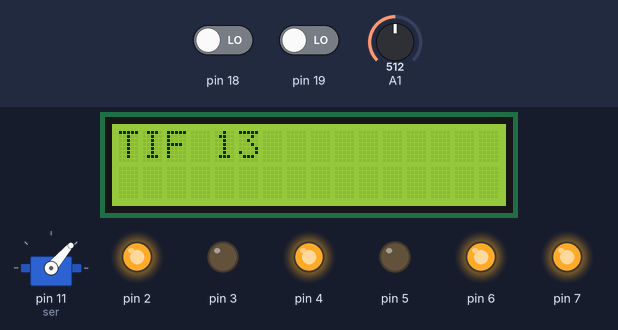
A sketch run on a simulated Arduino Mega 2560, built with avr-gcc and run on an emulated ATmega2560. On the bench: servo, 16×2 character LCD, output pins drawn as LEDs (lit = HIGH). The test bench sets the inputs (shaded band); at power-on: A1 = 512, pin 18 LOW, pin 19 LOW. What the sketch prints to the serial monitor is not drawn.

Above: at 1.6 s.
1.7 s: A1 set to 165
3.2 s: A1 set to 134
At 3.45 s:
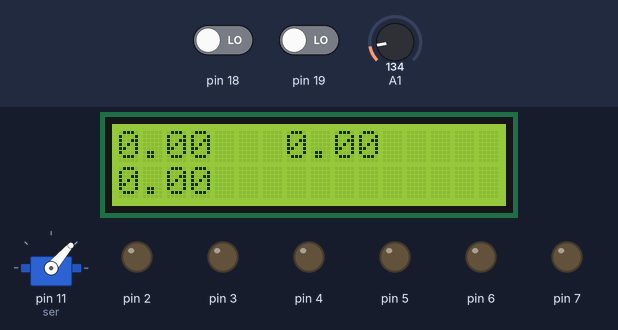
At 5.0 s:
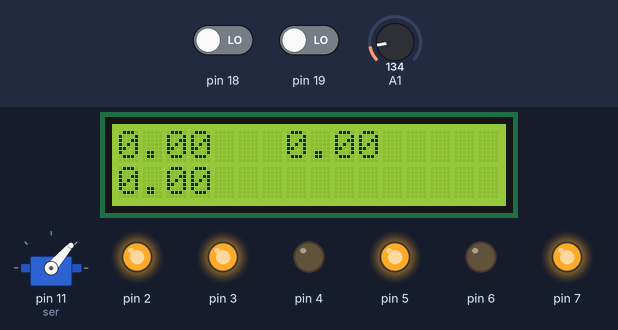
Timing chart, 0 to 6.5 s (numbered marks = the images above; inputs shaded):
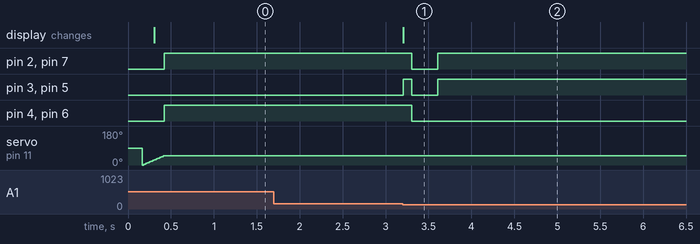

Measured:
- the behaviour switches between 151 and 150 on A1 (found by bisection; images 0 and 1)
- after the input at 1.7 s, every drawn part: stays the same
- after the input at 3.2 s, pin 2, pin 7: HIGH → LOW after 0.11 s, → HIGH 0.30 s later; pin 3, pin 5: LOW → HIGH at once, → LOW 0.10 s later, → HIGH 0.30 s later; pin 4, pin 6: HIGH → LOW after 0.11 s; the display: changes at once (image 1)

The sketch:

third_run.ino
```cpp
/*
 * LCD RS pin to digital pin 1234
 * LCD Enable pin to digital pin 1136
 * LCD D4 pin to digital pin 538
 * LCD D5 pin to digital pin 440
 * LCD D6 pin to digital pin 342
 * LCD D7 pin to digital pin 244
 * LCD R/W pin to ground
 * LCD VSS pin to ground
 * LCD VCC pin to 5V
 * 10K resistor:
 * ends to +5V and ground
 * wiper to LCD VO pin (pin 3)
 */

#include <LiquidCrystal.h>
#include<math.h>
#include <SharpIR.h>
#include <Servo.h>

int lEncoderCount;
int rEncoderCount;
char type=0;
int lowerStart=0,lowerFinish=0,higherStart=0,higherFinish=0;

double lenA=0,lenH=0,lenB=0;

#define ENCORDER_UNIT 0.31
#define LEVEL 150
#define HBetSen 4.7
#define HlenHigher 9.3
#define DEFULT_ 50

LiquidCrystal lcd(34, 36, 38, 40, 42, 44);
SharpIR hsh(A1, 25, 93, 1080);//1080 for GP2Y0A21Y, 20150 for GP2Y0A02Y
Servo ser;

void setup() {
  // motor Pins
  for(int i=0;i<6;i++){
    pinMode(2+i,OUTPUT);
  }

  attachInterrupt(5, lEncoderIncrement, CHANGE);
  attachInterrupt(4, rEncoderIncrement, CHANGE);

   ser.attach(11);
   Serial.begin(9600);
   delay(100);

   lcd.begin(16, 2);
   lcd.clear();
   lcd.print("TIF 13");
   for(int i=0;i<DEFULT_;i++){
        ser.write(i);
        delay(5);
  }

}

void loop() {
    int flag=1;
    double Vol=0;

    lowerStart=0;
    lowerFinish=0;
    higherStart=0;
    higherFinish=0;

    moveForward(255,255);
   // while(getLowerIrRead() < LEVEL);
   // lowerStart=geActualEnc();
  //  Serial.println(lowerStart);
    while(getHigherIrRead() < LEVEL);
    higherStart = geActualEnc();
    Serial.println(higherStart);
   // while(getLowerIrRead() > LEVEL);
   // lowerFinish=geActualEnc();
   // Serial.println(lowerFinish);
    while(getHigherIrRead() > LEVEL);
    higherFinish = geActualEnc();
    Serial.println(higherFinish);


    setAandH();
    motorStop();
    delay(300);
    moveBack();
    doEncorder(15);
    motorStop();
    delay(300);
    setH();
    while(1);
    moveForward(255,255);
    doEncorder(60);
    motorStop();
    turnLeft();

    lowerStart=0;
    lowerFinish=0;
    higherStart=0;
    higherFinish=0;

    moveForward(255,255);
//    while(getLowerIrRead() < LEVEL);
//    lowerStart=geActualEnc();
//    Serial.println(lowerStart);
    while(getHigherIrRead() < LEVEL);
    higherStart = geActualEnc();
    Serial.println(higherStart);
//    while(getLowerIrRead() > LEVEL);
//    lowerFinish=geActualEnc();
//    Serial.println(lowerFinish);
    while(getHigherIrRead() > LEVEL);
    higherFinish = geActualEnc();
    Serial.println(higherFinish);
    for(int i=0;i<DEFULT_;i++){
        ser.write(i);
        delay(5);
  }

    setB();
    motorStop();
    delay(100);

    Vol=calcArea();
    lcd.clear();
    lcd.setCursor(0,0);

    if(type=='c'){
      moveBack();
      doEncorder(10);
      motorStop();
    }
    setH();

    if(type=='c')
      lcd.print("Vol of Cuboids");
    else
      lcd.print("Vol of Prism");

    lcd.setCursor(0,1);
    printDouble(Vol);
    lcd.print(" cm2");
    while(1);
}

void moveForward(int lpwm, int rpwm){

  lMotorForward(lpwm);
  rMotorForward(rpwm);

}

void moveBack(){
  digitalWrite(4,LOW);
  digitalWrite(3,HIGH);
  analogWrite(2, 255);
  digitalWrite(6,LOW);
  digitalWrite(5,HIGH);
  analogWrite(7, 255);
}

void lMotorForward(int pwm){
  digitalWrite(4,HIGH);
  digitalWrite(3,LOW);
  analogWrite(2, pwm);
}

void rMotorForward(int pwm){
  digitalWrite(6,HIGH);
  digitalWrite(5,LOW);
  analogWrite(7, pwm);
}

void lMotorReverse(int pwm){
  digitalWrite(4,LOW);
  digitalWrite(3,HIGH);
  analogWrite(2, pwm);
}

void motorStop(){
  digitalWrite(4,HIGH);
  digitalWrite(3,HIGH);
  analogWrite(2, 255);
  digitalWrite(6,HIGH);
  digitalWrite(5,HIGH);
  analogWrite(7, 255);
  delay(100);
   digitalWrite(4,LOW);
  digitalWrite(3,LOW);
  analogWrite(2, 0);
  digitalWrite(6,LOW);
  digitalWrite(5,LOW);
  analogWrite(7, 0);

}

void lEncoderIncrement(){
  lEncoderCount++;
}

void rEncoderIncrement(){
  rEncoderCount++;
}

int getLEncoderCount(){
  return lEncoderCount;
}

int getREncoderCount(){
  return  rEncoderCount;
}

int getLowerIrRead(){
  return analogRead(A0);
}

int getHigherIrRead(){
  return analogRead(A1);
}

double getDistance(int encorder){
  return (encorder * ENCORDER_UNIT);
}

void printDouble(double d){
  char ch[15];
  dtostrf(d,7, 1, ch);
  lcd.print(ch);
}

void doPID(){

  int rEn=getREncoderCount();
  int len=getLEncoderCount();

  int err= rEn-len;

  lEncoderCount+=err;
  rEncoderCount-=err;

  int K = 10;
  int bassSpeed=190;

  int lSpeed=bassSpeed + (err*K);
  int rSpeed=bassSpeed - (err*K);

  Serial.print(getREncoderCount());
  Serial.print(",");
  Serial.println(getLEncoderCount());
  moveForward(lSpeed,rSpeed );
  delay(500);

}

int geActualEnc(){
  return (getREncoderCount() + getLEncoderCount() )/2 ;
}

void doEncorder(int i){
   rEncoderCount=0;
   while(getREncoderCount() < i){
    Serial.print(lEncoderCount);
   }
}

void setAandH(){

    lcd.clear();

    int lowerDiff  = lowerFinish - lowerStart ;
    int higherDiff = higherFinish-higherStart;

    double hlen = getDistance(higherDiff);
    double llen=  getDistance(lowerDiff);

//    if ( (lowerDiff - higherDiff) >7){
//
//      double ang = atan(HBetSen / (llen-hlen));
//      double W =  (HlenHigher * (llen-hlen))/ HBetSen;
//      lenA = hlen +W ;
//      lenH = lenA * (HBetSen / (llen-hlen));
//
//      type='p';
//    }else {
//      lenA = llen;
//     // lenH = llen;
//      type='c';
//    }
    lenA = hlen;
    printLCDV();
}

void turnLeft(){

    int leftCounter =27;

    lEncoderCount=0;
    rEncoderCount=0;

    rMotorForward(255);
    lMotorReverse(255);
    while(lEncoderCount<leftCounter ){
      Serial.print(lEncoderCount);
      Serial.print(",");
      Serial.println(rEncoderCount);
    }
    motorStop();
    delay(300);
}

void setB(){
    int lowerDiff  = lowerFinish - lowerStart ;
    int higherDiff = higherFinish-higherStart;

    double hlen = getDistance(higherDiff);
    double llen=  getDistance(lowerDiff);

    lenB = llen;
  printLCDV();
}

double calcArea(){
  if(type=='c')
    return (lenA * lenB * lenH);
  else
    return ((lenA * lenB * lenH)/2);
}

int readIRDist(){
  return hsh.distance();
}

void setH(){
     int i,read;
     double height=0;

     read = readIRDist();
     for(int i=DEFULT_;i>0;i--){
        ser.write(i);
        delay(5);
     }
     for(i=0;i<120;i++){
        ser.write(i);
        if(readIRDist()>200)
          break;
        else
          continue;
        delay(15);
      }

     int ang=i-90;
     double rd= ((double)ang * 1000) / 57296;
     height =  (tan(rd))* read;
     height += HlenHigher;
     lenH=height;
    printLCDV();
}


void printLCDV(){
         lcd.clear();
         lcd.print(lenA);
         lcd.setCursor(7,0);
         lcd.print(lenB);
         lcd.setCursor(0,1);
         lcd.print(lenH);
}
```
